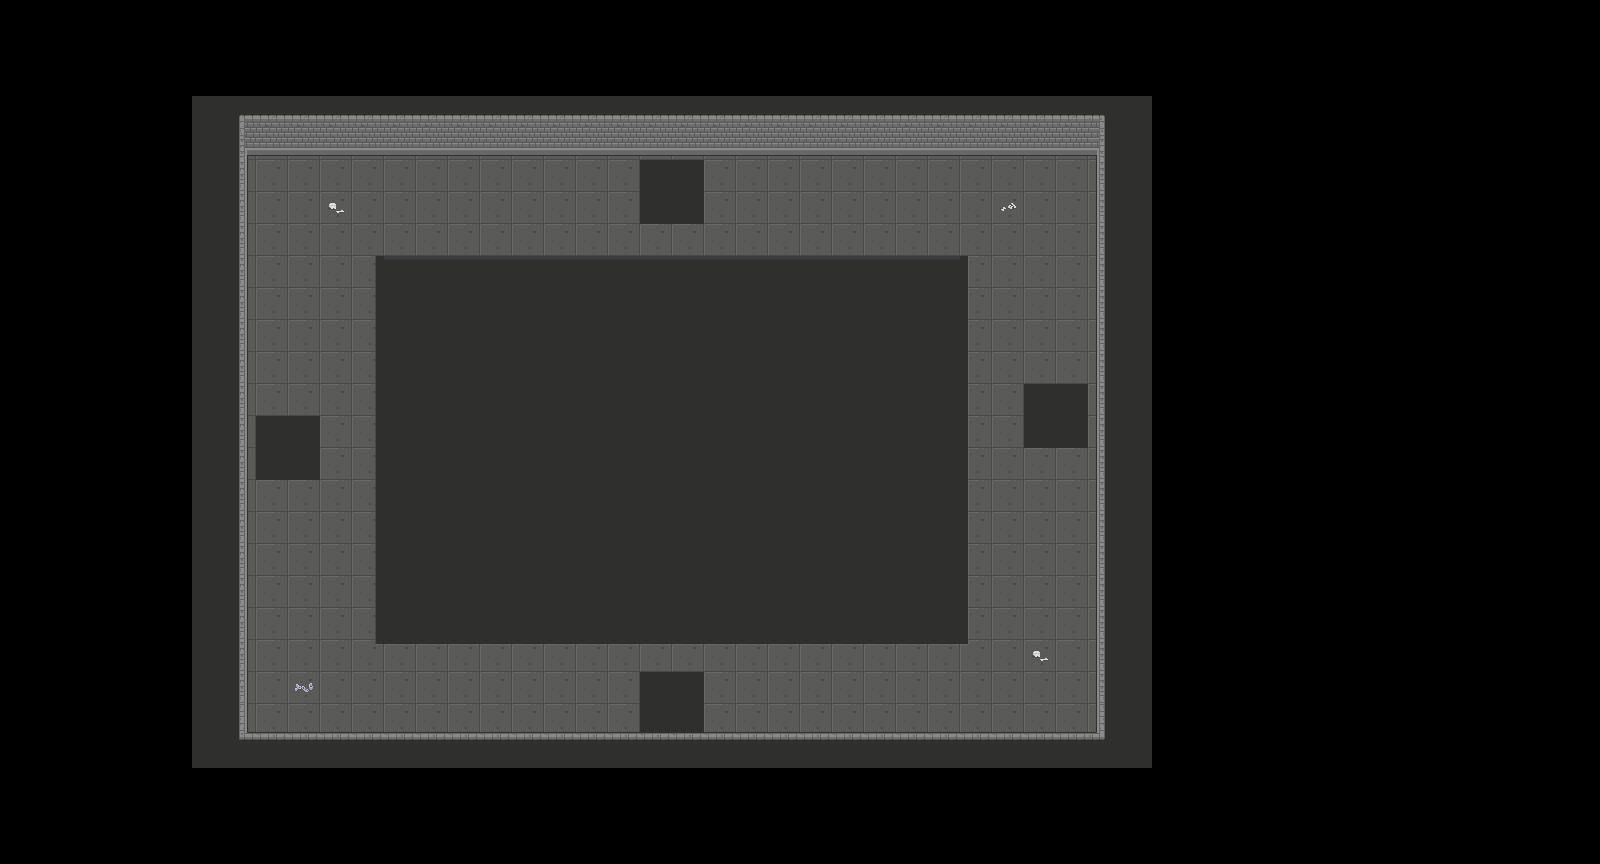

Rendered tile map (Tiled .tmx) drawn with the repository's tilesets; below, a short description and the map source with its tile grids summarised:
An orthogonal 50x27 tile map with 32x32 px tiles, 4 tile layers (Слой тайлов 2, Слой тайлов 3, Слой тайлов 4, Слой тайлов 1) and 13 objects (6x solid, 4x hod, 2x easyEnemy, player).

<map version="1.0.0" orientation="orthogonal" renderorder="right-down" width="50" height="27" tilewidth="32" tileheight="32" nextobjectid="26">
 <tileset firstgid="1" name="Dungeon_Tileset" tilewidth="32" tileheight="32" tilecount="320" columns="16">
  <image source="images/Dungeon_Tileset.png" width="512" height="640" />
 </tileset>
 <layer name="Слой тайлов 2" width="50" height="27">
  <data>[1350 cells, 537 non-empty, 22 distinct tile ids]</data>
 </layer>
 <layer name="Слой тайлов 3" width="50" height="27">
  <data>[1350 cells, 39 non-empty, 5 distinct tile ids]</data>
 </layer>
 <layer name="Слой тайлов 4" width="50" height="27">
  <data>[1350 cells, 52 non-empty, 2 distinct tile ids]</data>
 </layer>
 <layer name="Слой тайлов 1" width="50" height="27">
  <data>[1350 cells, 450 non-empty, 24 distinct tile ids]</data>
 </layer>
 <objectgroup name="Слой объектов 1" offsetx="32" offsety="32">
  <object id="4" name="player" x="991" y="640" width="32" height="32" />
  <object id="5" name="solid" x="113" y="103" width="128" height="669" />
  <object id="7" name="solid" x="1089" y="97.5" width="118" height="669" />
  <object id="8" name="solid" x="220" y="37.5" width="852" height="124" />
  <object id="9" name="solid" x="215" y="735.5" width="852" height="52" />
  <object id="10" name="solid" x="386" y="257.5" width="594" height="385" />
  <object id="11" name="solid" x="1283.5" y="159" width="140" height="166" />
  <object id="17" name="hod" x="641" y="162" width="66" height="63" />
  <object id="19" name="hod" x="254.55" y="415.527" width="69.9104" height="66.9458" rotation="0.303331" />
  <object id="20" name="hod" x="640.55" y="668.527" width="62.8999" height="66.9458" rotation="0.303331" />
  <object id="21" name="hod" x="1026.55" y="385.527" width="62.8999" height="66.9458" rotation="0.303331" />
  <object id="22" name="easyEnemy" x="256" y="288" width="32" height="32" />
  <object id="24" name="easyEnemy" x="256" y="544" width="32" height="32" />
 </objectgroup>
</map>
